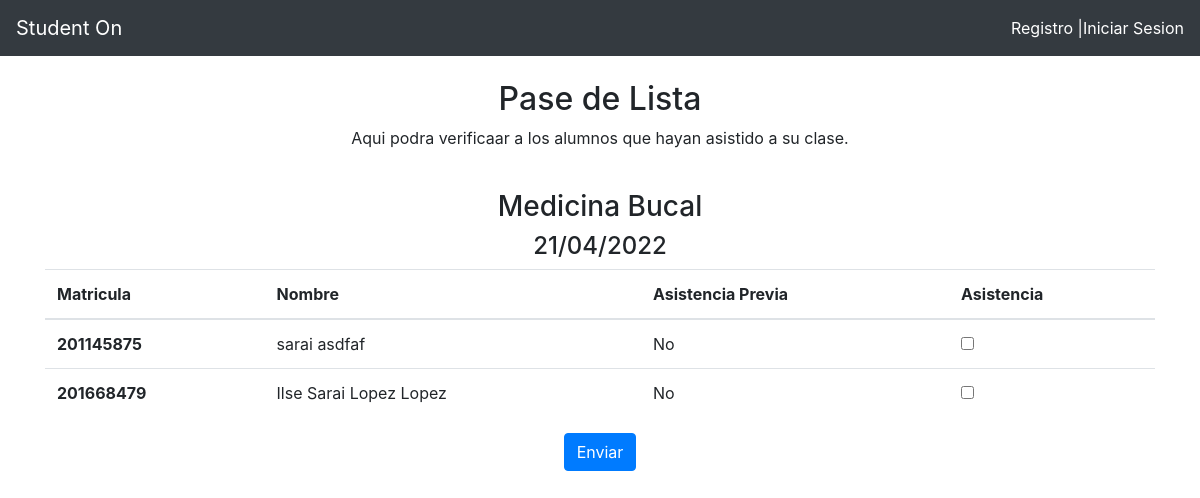
Screenshot of /admin/listaPasar.php?clave=B102 with the database file from the repository.
### tables this page shows
CREATE TABLE `cursos` (
  `clave` varchar(20) NOT NULL,
  `horario` text NOT NULL,
  `nombre` text NOT NULL
);

CREATE TABLE `cursando` (
  `claveC` varchar(20) NOT NULL,
  `matricula` varchar(15) NOT NULL
);

CREATE TABLE `usuarios` (
  `email` varchar(60) NOT NULL,
  `nombres` text NOT NULL,
  `apellidos` text NOT NULL,
  `matricula` varchar(15) NOT NULL,
  `contra` varchar(90) NOT NULL,
  `cursos` varchar(100) NOT NULL,
  `tipo` varchar(30) NOT NULL
);

### admin/listaPasar.php (the view, shortened to what this page needs)
<?php
	include('../php/conexion.php');
$clave = $_GET['clave'];
?>
<!DOCTYPE html>
<html>
<head>
	<link rel="stylesheet" href="../main.css">
	<link rel="stylesheet" href="https://stackpath.bootstrapcdn.com/bootstrap/4.1.3/css/bootstrap.min.css">
</head>
<body>
	<?php
	if(!isset($_SESSION["LOGIN"])){
	include '../navbar.php';
	}
 ?>
 <div class="container-fluid">
 	<div class="container">
 			<center>
			<br>
			<h2>Pase de Lista</h2>
			<p>Aqui podra verificaar a los alumnos que hayan asistido a su clase.</p>
			<br>
			</center>
			<center>
			<?php
			$result = mysqli_query($conexion,"SELECT * from cursos WHERE clave='$clave'");
			$fila =mysqli_fetch_array($result);
			$hoy = date("d/m/Y");
			echo '<h3>'.$fila['nombre'].'</h3>
				<h4>'.$hoy.'</h4>';
			?>
			</center>
		<div class="row">
			<div class="col-12">
				<form method="POST" action="../php/finLista.php">
				<table class="table">
				  <thead>
				    <tr>
				      <th scope="col">Matricula</th>
				      <th scope="col">Nombre</th>
				      <th scope="col">Asistencia Previa</th>
				      <th scope="col">Asistencia</th>
				    </tr>
				  </thead>
				  <tbody>
				  	<?php
				  	$hoyC = date("Y-m-d");
				  	$result = mysqli_query($conexion,"SELECT * from cursando WHERE claveC='$clave'");
				  	while($fila=mysqli_fetch_array($result)){
				  		$pase=0;
				  		$mat=$fila['matricula'];
				  		$result2 = mysqli_query($conexion,"SELECT * from usuarios WHERE matricula='$mat'");
				  		$fila2 =mysqli_fetch_array($result2);
				  		echo'<tr>
				      <th scope="row">'.$mat.'</th>
				      <td>'.$fila2['nombres'].' '.$fila2['apellidos'].'</td>';
				      	$result3 = mysqli_query($conexion,"SELECT * from paselista WHERE matricula='$mat' AND fecha='$hoyC' AND claveC='$clave'");
				      	if(mysqli_num_rows($result3)>0){
				      		$lista =mysqli_fetch_array($result3);
				      		if($lista['pase']==1){
				      			echo '<td>Si</td>';
				      		}
				      		else if($lista['pase']==2){
				      			echo '<td>Si</td>';
				      			$pase=1;
				      		}
				      	}
				      	else{
				      		echo '<td>No</td>';
				      	}
				    if($pase==1){
				    	echo '<td>Ya se realizo el pase de lista
						</td>
				    </tr>';
				    }
				    else{
				    echo  '<td><div class="form-check">
						  <input class="form-check-input" type="checkbox" value="'.$mat.'" name="check_list[]">
						</div>
						</td>
				    </tr>';
					}
				  	}
				  	?>
				  </tbody>
				</table>
			<center><button type="submit" class="btn btn-primary">Enviar</button></center>
			</form>
			</div>
		</div>
	</div>
</div>

### rows the page displays
cursos: nombre "Medicina Bucal"
cursando: matricula "201145875", matricula.nombres "sarai", matricula.apellidos "asdfaf"
cursando: matricula "201668479", matricula.nombres "Ilse Sarai", matricula.apellidos "Lopez Lopez"
